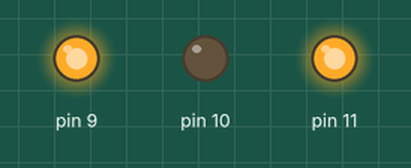
Recording of a sketch running on a simulated Arduino Uno, built with avr-gcc and run on an emulated ATmega328P. Shown: output pins drawn as LEDs (lit = HIGH).

Above: at 0.1 s.
Timing chart, 0 to 1.6 s (numbered marks = the images above):
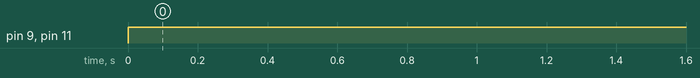

The sketch:

05_3ColorLED.ino
```cpp
void setup() {
 pinMode(9, OUTPUT);
 pinMode(10, OUTPUT);
 pinMode(11, OUTPUT);
}

void loop() {

  digitalWrite(9,HIGH);
  digitalWrite(10,LOW);
  digitalWrite(11,HIGH);
  delay(500);
}
```

Measured:
- by itself, pin 9, pin 11: LOW → HIGH at 0.00 s
